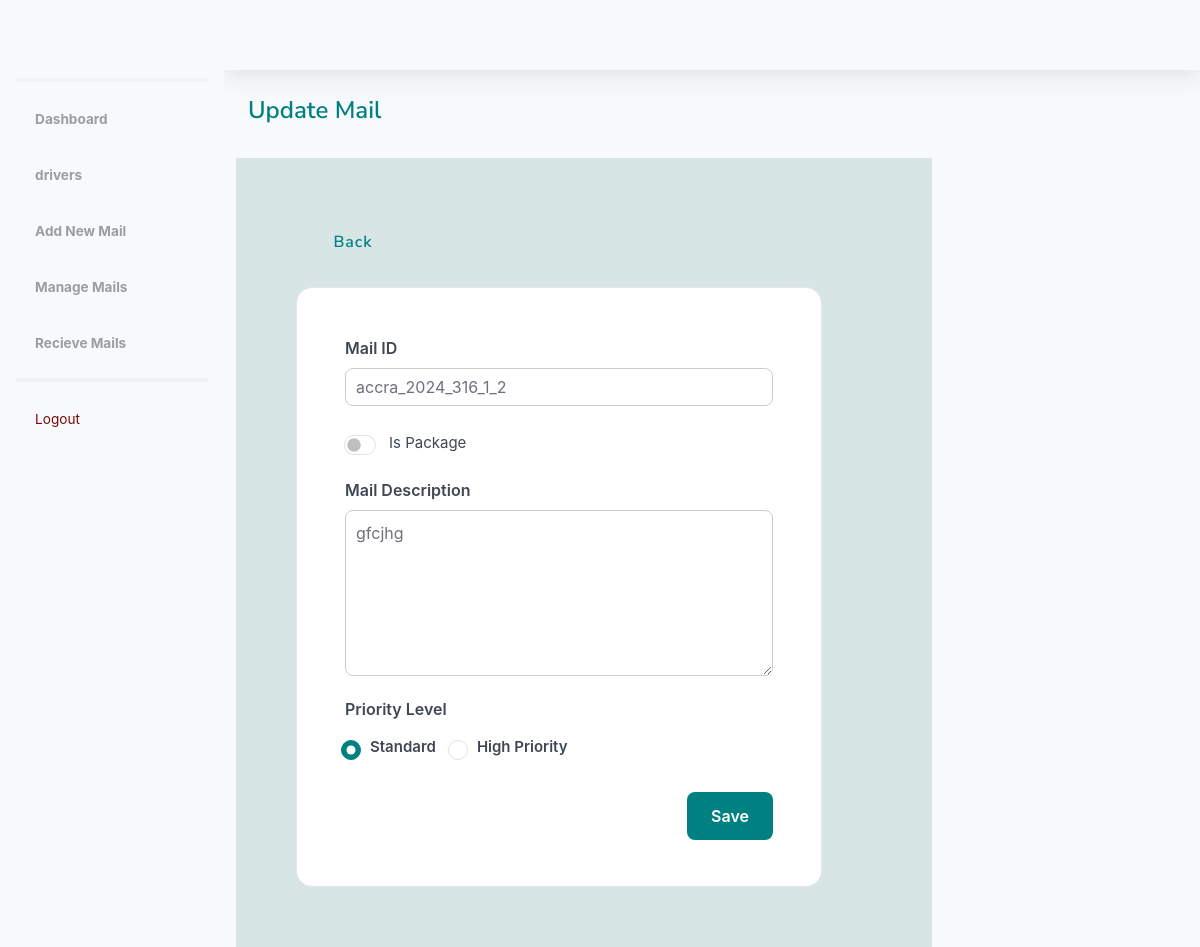
/dashboard/mailbox/update-individual-mail/42 (signed in), run on the app's committed database.
### mail/models.py (models this page shows, shortened)
class ModelInherit(models.Model):
    created_at = models.DateTimeField(auto_now_add=True)
    updated_at = models.DateTimeField(auto_now=True)

class Mail(ModelInherit):
    mail_box = models.ForeignKey(MailBox, on_delete=models.PROTECT, related_name='individual_mails')
    individual_mail_id = models.CharField(max_length=100, unique=True)
    mail_description = models.TextField(blank=False, null=True)
    priority_level = models.CharField(max_length=15, choices=[('Standard', 'Standard'), ('High Priority', 'High Priority')])
    created_by = models.ForeignKey(User, on_delete=models.PROTECT, related_name='created_by', blank=False)
    is_package = models.BooleanField(default=False)
    is_received = models.BooleanField(default=False)
    recalled = models.BooleanField(default=False)

### management/views.py (the view, shortened to what this page needs)
# urls.py: path('mailbox/update-individual-mail/<int:pk>', UpdateIndividualMailView.as_view(), name='update_individual_mail'),
@method_decorator([login_required, registry_required], name='dispatch')
class UpdateIndividualMailView(LoginRequiredMixin, UpdateView):
    model = Mail
    form_class = MailsForm
    template_name = 'mail/update_individual_mail.html'
    def get_context_data(self, **kwargs):
        context = super().get_context_data(**kwargs)
        mail = self.get_object()
        context['mail'] = mail
        return context

### management/forms.py
class MailsForm(forms.ModelForm):
    mail_description = forms.CharField(label='',
                   widget=forms.Textarea(attrs={'required':True}))
    class Meta:
        model = Mail
        fields = ['individual_mail_id', 'mail_description', 'priority_level', 'is_package', 'recalled']

### management/templatetags/custom_tags.py (called while the page is built)
@register.simple_tag(takes_context=True)
def get_locations(context):
    request = context['request']
    user_location = request.user.location
    if request.user.is_authenticated and request.user.is_admin:
        locations = Location.objects.all()
    else:
        locations = Location.objects.exclude(id=user_location.id)
    return locations

### templates/mail/update_individual_mail.html (shortened to what this page needs)
{% load static %}
<!DOCTYPE html>
<html lang="en">
<head>
    {% include 'components/css.html' %}
</head>
<body id="page-top">
    <div id="wrapper">
        {% include 'components/sidebar.html' %}
        <div id="content-wrapper" class="d-flex flex-column">
            <div id="content">
                {% include 'components/navbar.html' %}
                <div class="container-fluid">
                    <div class="row">
                        <div class="col-12">
                            <div class="d-flex justify-content-between align-items-center mb-4">
                                <h2 style="font-family: 'Nunito Sans'; line-height: 32.4px; font-weight: 600; font-style: normal;font-size: 24px; color: #008080"
                                    ;>Update Mail</h2>
                            </div>
                        </div>
                        <div class="row">
                            <div class="col-9"
                                style=" background-color: rgb(215,229,229); padding: 60px;">
                                <div style="padding-bottom: 20px;">
                                    <a href="" class="custom-a"><i class="fas fa-arrow-left"></i> Back</a>
                                </div>
                                <div class="row">
                                    <div class="col-11">
                                        <div class="card p-5 rounded-4 custom-shadow" style="height: 600px;">
                                            <form action="" method="post">
                                                <div class="mb-4">
                                                    <label for="individual_mail_id" class="form-label custom-label">Mail ID</label>
                                                    <input type="text" class="form-control" id="individual_mail_id"
                                                           value="{{ form.individual_mail_id.value|default_if_none:'' }}"
                                                           name="individual_mail_id" readonly>
                                                </div>
                                                <div class="form-check form-switch mb-4" style="margin-left: 19px;">
                                                    <input class="form-check-input" type="checkbox" name="is_package" id="id_is_package">
                                                    <label class="form-check-label" for="id_is_package">Is Package</label>
                                                </div>
                                                <div class="mb-4">
                                                    <label for="mailDescription" class="form-label custom-label">Mail Description</label>
                                                    <textarea class="form-control" id="remarks" name="mail_description" rows="6">{{ form.mail_description.value|default_if_none:'' }}</textarea>
                                                </div>
                                                <h4 class="mb-3 custom-label">Priority Level</h4>
                                                <div class="d-flex gap-3 mb-4">
                                                    <div class="form-check">
                                                        <input class="form-check-input" type="radio" name="priority_level"
                                                               id="priority_standard" value="Standard"
                                                               {% if form.priority_level.value == "Standard" %}checked{% endif %}>
                                                        <label class="form-check-label custom-label" for="priority_standard">Standard</label>
                                                    </div>
                                                    <div class="form-check">
                                                        <input class="form-check-input" type="radio" name="priority_level"
                                                               id="priority_high" value="High Priority"
                                                               {% if form.priority_level.value == "High Priority" %}checked{% endif %}>
                                                        <label class="form-check-label custom-label" for="priority_high">High Priority</label>
                                                    </div>
                                                </div>
                                                <div class="text-end mt-4">
                                                    <input type="submit" value="Save" class="btn btn-custom">
                                                </div>
                                            </form>
                                        </div>
                                    </div>
                                </div>
                            </div>
                        </div>
                    </div>
                </div>
            </div>
        </div>
    </div>
</body>
</html>

### static/asset/css/indexstyle.css (style rules this page uses)
.dev.dev-item, h4 { color: #3F4753; font-size: 17px; }

### templates/mail/update_individual_mail.html (style rules this page uses)
.form-control { border: 1px solid #ccc; border-radius: 8px; padding: 10px; font-size: 16px; width: 100%; max-width: 600px; }
.custom-label { font-size: 16px; font-weight: 600; color: #3F4753; margin-bottom: 8px; display: block; }
.form-check-input { width: 1.25rem; height: 1.25rem; }
.form-check-label { font-size: 15px; color: #3F4753; margin-left: 5px; }
.btn-custom { background-color: #008080; color: white; padding: 12px 24px; border-radius: 8px; font-weight: 600; transition: background-color 0.3s ease, transform 0.2s ease; border: none; }
.custom-a { font-family: 'Nunito Sans', sans-serif; line-height: 32.4px; font-weight: 600; font-style: normal; font-size: 16px; letter-spacing: 0.06rem; color: #008080; text-decoration: none; padding: 8px 16px; border-radius: 5px; display: inline-flex; align-items: center; transition: background-color 0.3s ease, color 0.3s ease, box-shadow 0.3s ease; cursor: pointer; }
.custom-a i { margin-right: 8px; }

### data on the page
Mail: individual_mail_id "accra_2024_316_1_2", mail_description "gfcjhg", priority_level "☑ Standard", priority_level "☐ High Priority"
